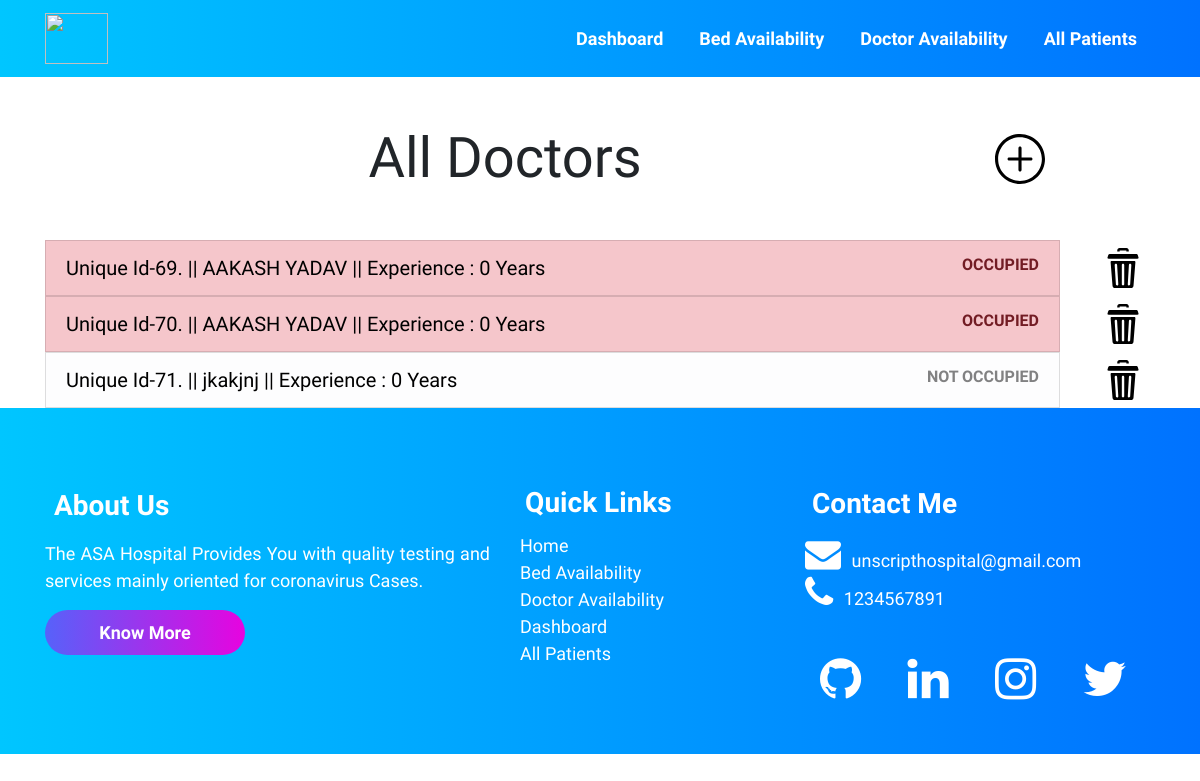
The app's page /doctoravailability/, older data.
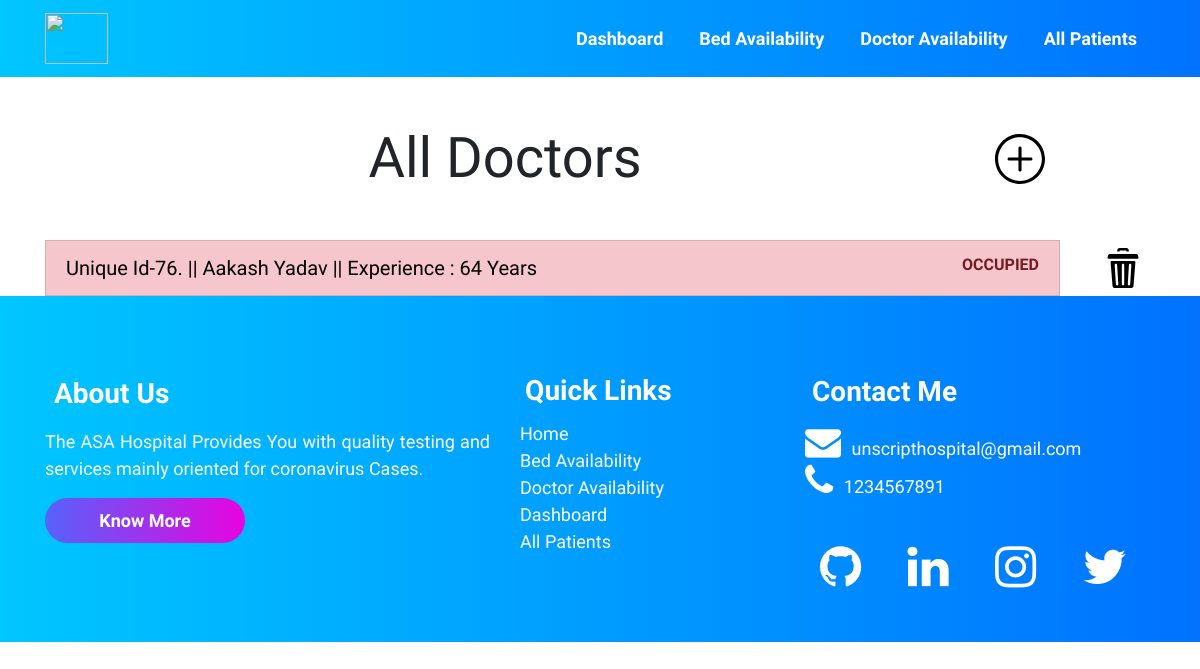
The same page, newer data.
### accounts/models.py (models this page shows, shortened)
class Doctor (models.Model):
    doctor_id = models.AutoField(primary_key=True)
    name = models.CharField(max_length=500, default="")
    phone = models.CharField(default="", max_length=500)
    experience_in_years = models.IntegerField(default=0)
    occupied = models.BooleanField(default=False)

### accounts/views.py (the view)
# urls.py: path("doctoravailability/", views.doctoravailability,
def doctoravailability(request):
    all_doctor_objects = Doctor.objects.all()
    context = {
        'all_doctors': all_doctor_objects
    }
    return render(request, 'doctoravailability.html', context)

### templates/doctoravailability.html (shortened to what this page needs)
{% extends 'innerbase.html' %}
{% load static %}
{% block cssLinks %}
<link rel="stylesheet" href="{% static 'css/doctoravailability.css' %}">
{% endblock %}
{% block body %}
<div class="container">
    <div class="row">
        <div class="col-md-10">
            <h1 class="text-center my-5 header display-4">All Doctors</h1>
        </div>
        <div class="col-md-2 d-flex align-items-center text-center">
            <a href="/adddoctor">
                <img src="{% static '/icons/plus.svg' %}" width="50px" class="hover-item">
            </a>
        </div>
    </div>
    <ul class="list-group">
        {% for doctor in all_doctors %}
        <div class="row">
            <div class="col-md-11">
                <a href="/doctors/{{doctor.doctor_id}}" style="text-decoration: none;">
                    <li class="list-group-item list-group-item-action
                    {% if doctor.occupied %} list-group-item-danger {% else %} list-group-item-light {% endif %}
                    ">
                        <div class="row">
                            <div class="col-md-9 header-of-list">
                                Unique Id-{{doctor.pk}}. || {{doctor.name}} || Experience :
                                {{doctor.experience_in_years}} Years
                            </div>
                            <div class="col-md-3 text-right">
                                <b>
                                    {% if doctor.occupied %} OCCUPIED {% else %} NOT OCCUPIED {% endif %}
                                </b>
                            </div>
                        </div>
                    </li>
                </a>
            </div>
            <div class="col-md-1 text-center align-self-center">
                <img src="{% static '/icons/delete.svg' %}" class="hover-item" width="40px" alt="Delete"
                    data-bs-toggle="modal" data-bs-target="#exampleModal">
            </div>
        </div>
        {% empty %}
        <li class="list-group-item list-group-item-action">NO DOCTORS IN THE DATABASE</li>
        {% endfor %}
    </ul>
</div>
{% endblock %}

### templates/innerbase.html (shortened to what this page needs)
{% load static %}
<!DOCTYPE html>
<html lang="en">
<head>
    <link rel="stylesheet" href="{% static 'css/base.css' %}">
    {% block cssLinks %}{% endblock %}
    <link rel="stylesheet" href="https://cdnjs.cloudflare.com/ajax/libs/font-awesome/4.7.0/css/font-awesome.min.css" />
    <link rel="stylesheet" href="https://stackpath.bootstrapcdn.com/bootstrap/4.5.0/css/bootstrap.min.css"
>
</head>
<body>
    <nav class="navbar navbar-expand-lg sticky-top ">
        <div class="container">
            <a class="navbar-brand" href="/">
                <section id="leftlogo">
                    <img src="https://res.cloudinary.com/dnv3ztqf1/image/upload/v1608906379/Images%20for%20UNSCRIPT%20ROOKIE/logos/navbarlogo_kn59xi.png"
                        width="100%" class="d-inline-block align-top" loading="lazy" />
                </section>
            </a>
            <div class="collapse navbar-collapse" id="navbarNav">
                <ul class="navbar-nav ml-auto">
                    <li class="link-background">
                        <a href="/dashboard" class="nav-link left">Dashboard</a>
                    </li>
                    <li class="link-background">
                        <a href="/bedavailability" class="nav-link left">Bed Availability</a>
                    </li>
                    <li class="link-background">
                        <a href="/doctoravailability" class="nav-link left">Doctor Availability</a>
                    </li>
                    <li class="link-background">
                        <a href="/allpatients" class="nav-link left">All Patients</a>
                    </li>
                </ul>
            </div>
        </div>
    </nav>
    {% block body %}{% endblock %}
    <div class="outer_box_for_waves">
        <section id="wavesbelownavbar">
        </section>
    </div>
    <div class="footer_bottom">
        <br /><br />
        <div class="container">
            <div class="row">
                <div class="col-md-5 footer_about_section">
                    <h3><b>About Us</b></h3>
                    <p class="text-justify about_footer">
                        The ASA Hospital Provides You with quality testing and
                        services mainly oriented for coronavirus Cases.
                    </p>
                    <a href="#"><button id="commonbuttons"><b>Know More</b></button></a>
                </div>
                <div class="col-md-3 footer_quicklinks_section">
                    <h3><b>Quick Links</b></h3>
                    <ul class="footer-links">
                        <li><a href="/">Home</a></li>
                        <li><a href="/bedavailability">Bed Availability</a></li>
                        <li><a href="/doctoravailability">Doctor Availability</a></li>
                        <li><a href="/dashboard">Dashboard</a></li>
                        <li><a href="/allpatients">All Patients</a></li>
                    </ul>
                </div>
                <div class=" col-md-4 footer_contact_section">
                    <h3><b>Contact Me</b></h3>
                    <ul class="footer-links">
                        <li>
                            <a href="mailto:aakashcoder1210@gmail.com?subject =Hello Aakash = Message"><i
                                    style="padding-right: 3%" class="fa fa-2x fa-envelope"
                                    aria-hidden="true"></i>unscripthospital@gmail.com</a>
                        </li>
                        <li>
                            <a href="tel:+91 1234567891"><i style="padding-right: 3%" class="fa fa-2x fa-phone"
                                    aria-hidden="true"></i>1234567891</a>
                        </li>
                    </ul>
                    <br />
                    <div class="container">
                        <div class="row">
                            <div class="col-sm-3">
                                <a href="https://github.com/AakashCode12" target="_blank"><i id="github"
                                        class="fa fa-3x fa-github" aria-hidden="true"></i></a>
                            </div>
                            <div class="col-sm-3">
                                <a href="https://www.linkedin.com/in/aakash-yadav-a30627190/" target="_blank"><i
                                        id="linkedin" class="fa fa-3x fa-linkedin" aria-hidden="true"></i></a>
                            </div>
                            <div class="col-sm-3">
                                <a href="https://www.instagram.com/aakash_igram/" target="_blank"><i id="instagram"
                                        class="fa fa-3x fa-instagram" aria-hidden="true"></i></a>
                            </div>
                            <div class="col-sm-3">
                                <a href="https://twitter.com/Aakashv0007" target="_blank"><i id="twitter"
                                        class="fa fa-3x fa-twitter" aria-hidden="true"></i></a>
                            </div>
                        </div>
                    </div>
                </div>
            </div>
        </div>
        <br /><br />
    </div>
</body>
</html>

### static/css/base.css (style rules this page uses)
* { margin: 0; padding: 0; font-family: "Raleway", sans-serif; scroll-behavior: smooth; }
.navbar a { color: rgb(255, 255, 255) !important; transition: all 0.3s ease-in-out; }
.footer_bottom a { color: rgb(255, 255, 255) !important; transition: all 0.3s ease-in-out; }
h3 { padding: 2% 2% 2% 2%; }
.navbar-nav li { padding: 0 10px; }
.navbar-nav li a { text-align: right; color: #fff; font-size: large; font-weight: 600; }
.navbar { background: -webkit-linear-gradient(right, #0072ff, #00c6ff); }
#leftlogo img { width: 63.48px; height: 51.24px; }
a.left { position: relative; }
a.left:before { content: ""; position: absolute; width: 0; height: 3px; bottom: 0; left: 0; background-color: rgb(255, 255, 255); visibility: hidden; transition: all 0.3s ease-in-out; }
#commonbuttons { padding: 2%; border: none; border-radius: 25px; color: white; font-size: 18px; background: -webkit-linear-gradient(right, hsl(302, 97%, 46%), #6156f9e3); width: 200px; transition: all 0.3s ease-in; border: none; }
.outer_box_for_waves { overflow: hidden; color: aliceblue; background: -webkit-linear-gradient(right, #0072ff, #00c6ff); }
.footer_bottom { background: -webkit-linear-gradient(right, #0072ff, #00c6ff); }
.footer_about_section h3 { color: #fff; }
.footer_quicklinks_section h3 { color: #fff; }
.footer_contact_section h3 { color: #fff; }
.footer_about_section p { color: #fff; }
.footer_about_section p { font-size: 18px; }
.footer-links li { list-style: none; font-size: 18px; }
.footer-links li a { text-decoration: wavy; }
#github { color: #ffffff; padding: 5% 0% 5% 0%; }
#linkedin { color: #ffffff; padding: 5% 0% 5% 0%; }
#instagram { color: #ffffff; padding: 5% 0% 5% 0%; }
#twitter { color: #ffffff; padding: 5% 0% 5% 0%; }

### static/css/doctoravailability.css (style rules this page uses)
* { margin: 0; padding: 0; }
.header-of-list { color: black; font-weight: 400; font-size: 20px; }
.hover-item { transition-duration: 0.3s ease-in; }

Row changes from the older to the newer data that the page shows:
removed Doctor: pk "69", name "AAKASH YADAV", experience_in_years "0", occupied "OCCUPIED"
removed Doctor: pk "70", name "AAKASH YADAV", experience_in_years "0", occupied "OCCUPIED"
removed Doctor: pk "71", name "jkakjnj", experience_in_years "0", occupied "NOT OCCUPIED"
added Doctor: pk "76", name "Aakash Yadav", experience_in_years "64", occupied "OCCUPIED"
